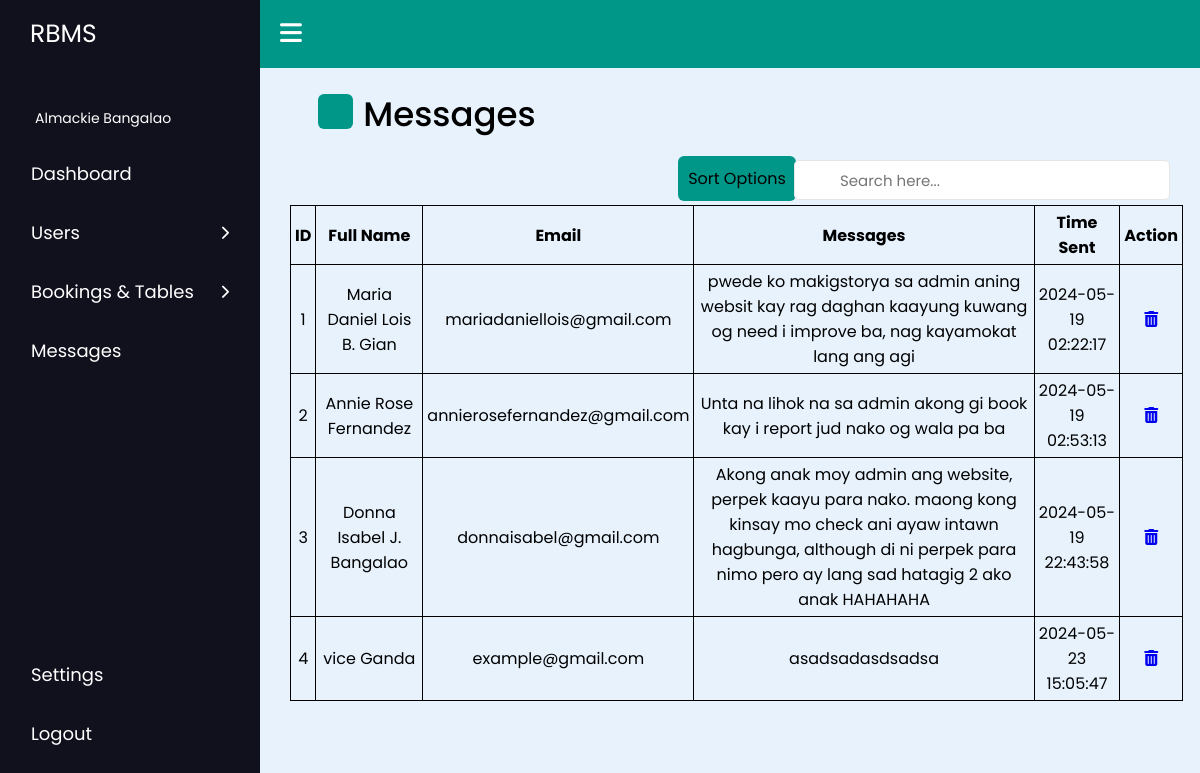
The app's page /Php_Codes/AdminPage_messages.php with its own data.
### tables this page shows
CREATE TABLE `contact_us` (
  `id` int(100) NOT NULL,
  `fullname` varchar(200) NOT NULL,
  `email` varchar(200) NOT NULL,
  `messages` varchar(5000) NOT NULL,
  `time_sent` datetime NOT NULL
);

### Php_Codes/AdminPage_messages.php (the view, shortened to what this page needs)
<!DOCTYPE html>
<html lang="en">
  <head>
    <link rel="stylesheet" href="https://cdnjs.cloudflare.com/ajax/libs/font-awesome/6.2.1/css/all.min.css" />
    <link rel="stylesheet" href="https://unicons.iconscout.com/release/v4.0.0/css/line.css">
    <link rel="stylesheet" type="text/css" href="../Css_Codes/AdminPage_messagesstyle.css">
  </head>
  <body>
    <nav class="sidebar">
      <a href="#" class="logo">RBMS</a>
      <div class="menu-content">
        <ul class="menu-items">
          <div class="menu-title">Almackie Bangalao
          </div>
          <li class="item">
            <a href="../Php_Codes/AdminPage_Dashboard.php">Dashboard</a>
          </li>
          <li class="item">
            <div class="submenu-item">
              <span>Users</span>
              <i class="fa-solid fa-chevron-right"></i>
            </div>
          </li>
          <li class="item">
            <div class="submenu-item">
              <span>Bookings & Tables
              </span>
              <i class="fa-solid fa-chevron-right"></i>
            </div>
          </li>
          <li class="item">
            <a href="#">Messages</a>
          </li>
          <li class="item bottom1">
                    <a href="#">Settings</a>
                </li>
                <li class="item bottom2">
                    <a href="../Html_Codes/HomePage.html">Logout</a>
                </li>
        </ul>
      </div>
    </nav>
    <nav class="navbar">
      <i class="fa-solid fa-bars" id="sidebar-close"></i>
    </nav>
    <main class="main">
        <div class="title">
            <i class="uil uil-envelope"></i>
            <span class="text" id="text1">Messages</span>
        </div>
        <div class="search-box">
          <input type="text" id="searchInput" placeholder="Search here...">
      </div>
        <div class="dropdown">
            <span>Sort Options</span>
        </div>
        <table id="userTable" border="1" style="text-align:center; border-color:#000;">
          <tr>
              <th>ID</th>
              <th>Full Name</th>
              <th>Email</th>
              <th>Messages</th>
              <th>Time Sent</th>
              <th>Action</th>
          </tr>
          <?php
          $conn = mysqli_connect("localhost","root","","user_info");
          $sql = "SELECT id, fullname, email, messages, time_sent from contact_us";
          $result = $conn->query($sql);
          if($result->num_rows>0) {
              while($row = $result->fetch_assoc()) {
                  echo"</tr><td>".$row["id"].
                  "</td><td>".$row["fullname"].
                  "</td><td>".$row["email"].
                  "</td><td>".$row["messages"].
                  "</td><td>".$row["time_sent"].
                  '<td><a href="#" class="delete-row" data-id="'.$row["id"].'"><i class="fas fa-trash-alt"></i></a></td>';
              }
              echo"</table>";
          }
          else{
              echo"0 result";
          }
          ?>
    </main>
  </body>
</html>

### Css_Codes/AdminPage_messagesstyle.css (style rules this page uses)
:root { --border-color: #e6e5e5; --panel-color: #FFF; --text-color: #000; --title-icon-color: #fff; --primary-color: #009688; }
* { margin: 0; padding: 0; box-sizing: border-box; font-family: "Poppins", sans-serif; }
.sidebar { display: flex; flex-direction: column; position: fixed; height: 100vh; width: 260px; background: #11101d; padding: 15px; z-index: 99; }
.logo { font-size: 25px; padding: 0 15px; }
.sidebar a { color: #fff; text-decoration: none; }
.menu-content { position: relative; height: 100%; width: 100%; margin-top: 40px; overflow-y: scroll; flex: 1; }
.menu-items { height: 100%; width: 100%; list-style: none; transition: all 0.4s ease; padding: 0; }
.menu-title { color: #fff; font-size: 14px; padding: 15px 20px; }
.item { font-size: 18px; }
.item.bottom1 { margin-top: 115%; }
.item a { color: #fff; text-decoration: none; }
.item a, .submenu-item { padding: 16px; display: inline-block; width: 100%; border-radius: 12px; }
.item i { font-size: 14px; }
.submenu-item { display: flex; justify-content: space-between; align-items: center; color: #fff; cursor: pointer; }
.navbar, .main { left: 260px; width: calc(100% - 260px); transition: all 0.5s ease; z-index: 1000; }
.navbar { position: fixed; color: #fff; padding: 15px 20px; font-size: 25px; background: #009688; cursor: pointer; }
.navbar #sidebar-close { cursor: pointer; }
.main { position: relative; display: flex; height: 100vh; z-index: 100; background: #e7f2fd; overflow: hidden; overflow-y: auto; }
.title { align-items: center; margin: 30px 0; position: absolute; top: 8%; left: 3%; }
.title i { height: 35px; width: 35px; background-color: var(--primary-color); border-radius: 6px; color: var(--title-icon-color); display: flex; align-items: center; justify-content: center; font-size: 24px; margin-left: 30px; }
.title #text1 { position: absolute; font-size: 34px; font-weight: 500; color: var(--text-color); margin-left: 10px; top: -15%; left: 100%; width: 50rem; }
table { width: 95%; max-height: 110px; overflow-y: auto; overflow-x: auto; border-collapse: collapse; margin-top: 5px; margin-left: auto; margin-right: auto; position: absolute; top: 25%; left: 30px; border-radius: 15px; border: none; }
th, td { text-align: center; padding: 4px; }
.search-box input { position: absolute; border: 1px solid var(--border-color); padding: 0 20px 0 45px; border-radius: 5px; height: 5%; width: 40%; color: var(--text-color); font-size: 15px; font-weight: 400; outline: none; right: 30px; z-index: 1; top: 20%; }
.dropdown { position: absolute; top: 19.5%; right: 43%; background-color: #009688; color: black; border-radius: 6px; padding: 10px; cursor: pointer; }

### records on screen
contact_us: id "1", fullname "Maria Daniel Lois B. Gian", email "mariadaniellois@gmail.com", messages "pwede ko makigstorya sa admin aning websit kay rag daghan kaayung kuwang og need i improve ba, nag kayamokat lang ang agi", time_sent "2024-05-19 02:22:17"
contact_us: id "2", fullname "Annie Rose Fernandez", email "annierosefernandez@gmail.com", messages "Unta na lihok na sa admin akong gi book kay i report jud nako og wala pa ba", time_sent "2024-05-19 02:53:13"
contact_us: id "3", fullname "Donna Isabel J. Bangalao", email "donnaisabel@gmail.com", messages "Akong anak moy admin ang website, perpek kaayu para nako. maong kong kinsay mo check ani ayaw intawn hagbunga, although di ni perpek para nimo pero ay lang sad hatagig 2 ako anak HAHAHAHA", time_sent "2024-05-19 22:43:58"
contact_us: id "4", fullname "vice Ganda", email "example@gmail.com", messages "asadsadasdsadsa", time_sent "2024-05-23 15:05:47"
